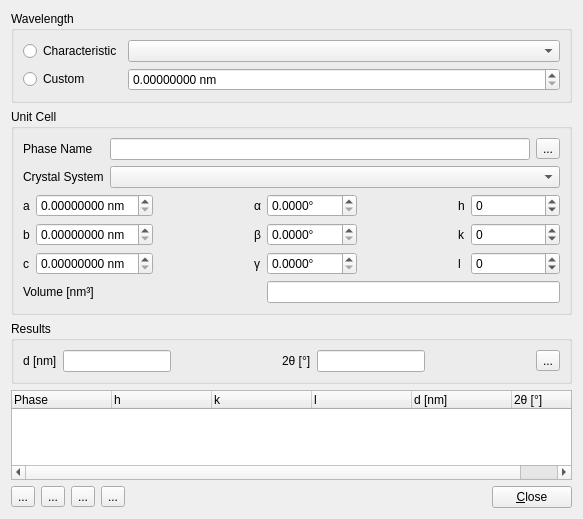
<?xml version="1.0" encoding="UTF-8"?>
<ui version="4.0">
 <class>CalcDspacingDialog</class>
 <widget class="QWidget" name="CalcDspacingDialog">
  <property name="geometry">
   <rect>
    <x>0</x>
    <y>0</y>
    <width>583</width>
    <height>519</height>
   </rect>
  </property>
  <property name="windowTitle">
   <string>Form</string>
  </property>
  <layout class="QVBoxLayout" name="verticalLayout">
   <item>
    <widget class="QGroupBox" name="groupBox_2">
     <property name="title">
      <string>Wavelength</string>
     </property>
     <layout class="QGridLayout" name="gridLayout_2">
      <item row="0" column="0">
       <widget class="QRadioButton" name="radioButtonRadiationCharacteristic">
        <property name="toolTip">
         <string>Use characteristic wavelength to calculate 2θ angle</string>
        </property>
        <property name="text">
         <string>Characteristic</string>
        </property>
       </widget>
      </item>
      <item row="0" column="1">
       <widget class="WaveLengthComboBox" name="comboBoxRadiationCharacteristic">
        <property name="sizePolicy">
         <sizepolicy hsizetype="Expanding" vsizetype="Fixed">
          <horstretch>0</horstretch>
          <verstretch>0</verstretch>
         </sizepolicy>
        </property>
        <property name="toolTip">
         <string>Characteristic wavelength to calculate 2θ angle</string>
        </property>
       </widget>
      </item>
      <item row="1" column="0">
       <widget class="QRadioButton" name="radioButtonRadiationSynchrotron">
        <property name="toolTip">
         <string>Use custom wavelength to calculate 2θ angle</string>
        </property>
        <property name="text">
         <string>Custom</string>
        </property>
       </widget>
      </item>
      <item row="1" column="1">
       <widget class="QDoubleSpinBox" name="doubleSpinBoxRadiationSynchrotron">
        <property name="sizePolicy">
         <sizepolicy hsizetype="Expanding" vsizetype="Fixed">
          <horstretch>0</horstretch>
          <verstretch>0</verstretch>
         </sizepolicy>
        </property>
        <property name="toolTip">
         <string>Custom wavelength to calculate 2θ angle</string>
        </property>
        <property name="suffix">
         <string> nm</string>
        </property>
        <property name="decimals">
         <number>8</number>
        </property>
       </widget>
      </item>
     </layout>
    </widget>
   </item>
   <item>
    <widget class="QGroupBox" name="groupBox">
     <property name="title">
      <string>Unit Cell</string>
     </property>
     <layout class="QGridLayout" name="gridLayout_3">
      <item row="0" column="0" colspan="8">
       <layout class="QGridLayout" name="gridLayout">
        <item row="0" column="0">
         <widget class="QLabel" name="label_14">
          <property name="text">
           <string>Phase Name</string>
          </property>
         </widget>
        </item>
        <item row="0" column="1">
         <widget class="QLineEdit" name="lineEditPhaseName"/>
        </item>
        <item row="0" column="2">
         <widget class="QToolButton" name="toolButtonFromProject">
          <property name="toolTip">
           <string>&lt;html&gt;&lt;head/&gt;&lt;body&gt;&lt;p&gt;Read values from currently selected phase in the open refinement project.&lt;/p&gt;&lt;/body&gt;&lt;/html&gt;</string>
          </property>
          <property name="text">
           <string>...</string>
          </property>
          <property name="icon">
           <iconset theme="profex-refresh"/>
          </property>
         </widget>
        </item>
        <item row="1" column="0">
         <widget class="QLabel" name="label">
          <property name="text">
           <string>Crystal System</string>
          </property>
         </widget>
        </item>
        <item row="1" column="1" colspan="2">
         <widget class="QComboBox" name="comboBoxCrystalSystem">
          <property name="toolTip">
           <string>Crystal system</string>
          </property>
         </widget>
        </item>
       </layout>
      </item>
      <item row="1" column="0">
       <widget class="QLabel" name="label_2">
        <property name="text">
         <string>a</string>
        </property>
       </widget>
      </item>
      <item row="1" column="1">
       <widget class="QDoubleSpinBox" name="doubleSpinBoxCellA">
        <property name="sizePolicy">
         <sizepolicy hsizetype="Expanding" vsizetype="Fixed">
          <horstretch>0</horstretch>
          <verstretch>0</verstretch>
         </sizepolicy>
        </property>
        <property name="toolTip">
         <string>Enter  the a axis length in nm</string>
        </property>
        <property name="suffix">
         <string> nm</string>
        </property>
        <property name="decimals">
         <number>8</number>
        </property>
       </widget>
      </item>
      <item row="1" column="2">
       <spacer name="horizontalSpacer_2">
        <property name="orientation">
         <enum>Qt::Horizontal</enum>
        </property>
        <property name="sizeHint" stdset="0">
         <size>
          <width>40</width>
          <height>20</height>
         </size>
        </property>
       </spacer>
      </item>
      <item row="1" column="3">
       <widget class="QLabel" name="label_5">
        <property name="text">
         <string>α</string>
        </property>
       </widget>
      </item>
      <item row="1" column="4">
       <widget class="QDoubleSpinBox" name="doubleSpinBoxCellAlpha">
        <property name="sizePolicy">
         <sizepolicy hsizetype="Expanding" vsizetype="Fixed">
          <horstretch>0</horstretch>
          <verstretch>0</verstretch>
         </sizepolicy>
        </property>
        <property name="toolTip">
         <string>Enter angle α in degrees</string>
        </property>
        <property name="suffix">
         <string>°</string>
        </property>
        <property name="decimals">
         <number>4</number>
        </property>
        <property name="maximum">
         <double>180.000000000000000</double>
        </property>
       </widget>
      </item>
      <item row="1" column="5">
       <spacer name="horizontalSpacer_3">
        <property name="orientation">
         <enum>Qt::Horizontal</enum>
        </property>
        <property name="sizeHint" stdset="0">
         <size>
          <width>40</width>
          <height>20</height>
         </size>
        </property>
       </spacer>
      </item>
      <item row="1" column="6">
       <widget class="QLabel" name="label_8">
        <property name="text">
         <string>h</string>
        </property>
       </widget>
      </item>
      <item row="1" column="7">
       <widget class="QSpinBox" name="spinBoxH">
        <property name="sizePolicy">
         <sizepolicy hsizetype="Expanding" vsizetype="Fixed">
          <horstretch>0</horstretch>
          <verstretch>0</verstretch>
         </sizepolicy>
        </property>
        <property name="toolTip">
         <string>Select h of the lattice plane (hkl), for which the spacing d is calculated</string>
        </property>
        <property name="minimum">
         <number>-99</number>
        </property>
       </widget>
      </item>
      <item row="2" column="0">
       <widget class="QLabel" name="label_3">
        <property name="text">
         <string>b</string>
        </property>
       </widget>
      </item>
      <item row="2" column="1">
       <widget class="QDoubleSpinBox" name="doubleSpinBoxCellB">
        <property name="sizePolicy">
         <sizepolicy hsizetype="Expanding" vsizetype="Fixed">
          <horstretch>0</horstretch>
          <verstretch>0</verstretch>
         </sizepolicy>
        </property>
        <property name="toolTip">
         <string>Enter the b axis length in nm</string>
        </property>
        <property name="suffix">
         <string> nm</string>
        </property>
        <property name="decimals">
         <number>8</number>
        </property>
       </widget>
      </item>
      <item row="2" column="2">
       <spacer name="horizontalSpacer_4">
        <property name="orientation">
         <enum>Qt::Horizontal</enum>
        </property>
        <property name="sizeHint" stdset="0">
         <size>
          <width>40</width>
          <height>20</height>
         </size>
        </property>
       </spacer>
      </item>
      <item row="2" column="3">
       <widget class="QLabel" name="label_6">
        <property name="text">
         <string>β</string>
        </property>
       </widget>
      </item>
      <item row="2" column="4">
       <widget class="QDoubleSpinBox" name="doubleSpinBoxCellBeta">
        <property name="sizePolicy">
         <sizepolicy hsizetype="Expanding" vsizetype="Fixed">
          <horstretch>0</horstretch>
          <verstretch>0</verstretch>
         </sizepolicy>
        </property>
        <property name="toolTip">
         <string>Enter angle β in degrees</string>
        </property>
        <property name="suffix">
         <string>°</string>
        </property>
        <property name="decimals">
         <number>4</number>
        </property>
        <property name="maximum">
         <double>180.000000000000000</double>
        </property>
       </widget>
      </item>
      <item row="2" column="5">
       <spacer name="horizontalSpacer_6">
        <property name="orientation">
         <enum>Qt::Horizontal</enum>
        </property>
        <property name="sizeHint" stdset="0">
         <size>
          <width>40</width>
          <height>20</height>
         </size>
        </property>
       </spacer>
      </item>
      <item row="2" column="6">
       <widget class="QLabel" name="label_9">
        <property name="text">
         <string>k</string>
        </property>
       </widget>
      </item>
      <item row="2" column="7">
       <widget class="QSpinBox" name="spinBoxK">
        <property name="sizePolicy">
         <sizepolicy hsizetype="Expanding" vsizetype="Fixed">
          <horstretch>0</horstretch>
          <verstretch>0</verstretch>
         </sizepolicy>
        </property>
        <property name="toolTip">
         <string>Select k of the lattice plane (hkl), for which the spacing d is calculated</string>
        </property>
        <property name="minimum">
         <number>-99</number>
        </property>
       </widget>
      </item>
      <item row="3" column="0">
       <widget class="QLabel" name="label_4">
        <property name="text">
         <string>c</string>
        </property>
       </widget>
      </item>
      <item row="3" column="1">
       <widget class="QDoubleSpinBox" name="doubleSpinBoxCellC">
        <property name="sizePolicy">
         <sizepolicy hsizetype="Expanding" vsizetype="Fixed">
          <horstretch>0</horstretch>
          <verstretch>0</verstretch>
         </sizepolicy>
        </property>
        <property name="toolTip">
         <string>Enter the c axis length in nm</string>
        </property>
        <property name="suffix">
         <string> nm</string>
        </property>
        <property name="decimals">
         <number>8</number>
        </property>
       </widget>
      </item>
      <item row="3" column="2">
       <spacer name="horizontalSpacer_5">
        <property name="orientation">
         <enum>Qt::Horizontal</enum>
        </property>
        <property name="sizeHint" stdset="0">
         <size>
          <width>40</width>
          <height>20</height>
         </size>
        </property>
       </spacer>
      </item>
      <item row="3" column="3">
       <widget class="QLabel" name="label_7">
        <property name="text">
         <string>γ</string>
        </property>
       </widget>
      </item>
      <item row="3" column="4">
       <widget class="QDoubleSpinBox" name="doubleSpinBoxCellGamma">
        <property name="sizePolicy">
         <sizepolicy hsizetype="Expanding" vsizetype="Fixed">
          <horstretch>0</horstretch>
          <verstretch>0</verstretch>
         </sizepolicy>
        </property>
        <property name="toolTip">
         <string>Enter angle γ in degrees</string>
        </property>
        <property name="suffix">
         <string>°</string>
        </property>
        <property name="decimals">
         <number>4</number>
        </property>
        <property name="maximum">
         <double>180.000000000000000</double>
        </property>
       </widget>
      </item>
      <item row="3" column="5">
       <spacer name="horizontalSpacer_7">
        <property name="orientation">
         <enum>Qt::Horizontal</enum>
        </property>
        <property name="sizeHint" stdset="0">
         <size>
          <width>40</width>
          <height>20</height>
         </size>
        </property>
       </spacer>
      </item>
      <item row="3" column="6">
       <widget class="QLabel" name="label_10">
        <property name="text">
         <string>l</string>
        </property>
       </widget>
      </item>
      <item row="3" column="7">
       <widget class="QSpinBox" name="spinBoxL">
        <property name="sizePolicy">
         <sizepolicy hsizetype="Expanding" vsizetype="Fixed">
          <horstretch>0</horstretch>
          <verstretch>0</verstretch>
         </sizepolicy>
        </property>
        <property name="toolTip">
         <string>Select l of the lattice plane (hkl), for which the spacing d is calculated</string>
        </property>
        <property name="minimum">
         <number>-99</number>
        </property>
       </widget>
      </item>
      <item row="4" column="4" colspan="4">
       <widget class="QLineEdit" name="lineEditVolume">
        <property name="readOnly">
         <bool>true</bool>
        </property>
       </widget>
      </item>
      <item row="4" column="0" colspan="4">
       <widget class="QLabel" name="label_13">
        <property name="text">
         <string>Volume [nm³]</string>
        </property>
       </widget>
      </item>
     </layout>
    </widget>
   </item>
   <item>
    <widget class="QGroupBox" name="groupBox_3">
     <property name="title">
      <string>Results</string>
     </property>
     <layout class="QHBoxLayout" name="horizontalLayout_5">
      <item>
       <widget class="QLabel" name="label_11">
        <property name="text">
         <string>d [nm]</string>
        </property>
       </widget>
      </item>
      <item>
       <widget class="QLineEdit" name="lineEditResultD">
        <property name="toolTip">
         <string>Lattice plane spacing d in nm</string>
        </property>
        <property name="readOnly">
         <bool>true</bool>
        </property>
       </widget>
      </item>
      <item>
       <spacer name="horizontalSpacer_8">
        <property name="orientation">
         <enum>Qt::Horizontal</enum>
        </property>
        <property name="sizeHint" stdset="0">
         <size>
          <width>40</width>
          <height>20</height>
         </size>
        </property>
       </spacer>
      </item>
      <item>
       <widget class="QLabel" name="label_12">
        <property name="text">
         <string>2θ [°]</string>
        </property>
       </widget>
      </item>
      <item>
       <widget class="QLineEdit" name="lineEditResult2t">
        <property name="toolTip">
         <string>Diffraction angle 2θ of the lattice plane spacing (depends on the selected wavelength)</string>
        </property>
        <property name="readOnly">
         <bool>true</bool>
        </property>
       </widget>
      </item>
      <item>
       <spacer name="horizontalSpacer_9">
        <property name="orientation">
         <enum>Qt::Horizontal</enum>
        </property>
        <property name="sizeHint" stdset="0">
         <size>
          <width>40</width>
          <height>20</height>
         </size>
        </property>
       </spacer>
      </item>
      <item>
       <widget class="QToolButton" name="toolButtonAppend">
        <property name="toolTip">
         <string>Append hkl line to list</string>
        </property>
        <property name="text">
         <string>...</string>
        </property>
        <property name="icon">
         <iconset theme="profex-add"/>
        </property>
       </widget>
      </item>
     </layout>
    </widget>
   </item>
   <item>
    <widget class="QTreeWidget" name="treeWidget">
     <column>
      <property name="text">
       <string>Phase</string>
      </property>
     </column>
     <column>
      <property name="text">
       <string>h</string>
      </property>
     </column>
     <column>
      <property name="text">
       <string>k</string>
      </property>
     </column>
     <column>
      <property name="text">
       <string>l</string>
      </property>
     </column>
     <column>
      <property name="text">
       <string>d [nm]</string>
      </property>
     </column>
     <column>
      <property name="text">
       <string>2θ [°]</string>
      </property>
     </column>
    </widget>
   </item>
   <item>
    <layout class="QHBoxLayout" name="horizontalLayout_2">
     <item>
      <widget class="QToolButton" name="toolButtonRemove">
       <property name="toolTip">
        <string>Remove selected entry</string>
       </property>
       <property name="text">
        <string>...</string>
       </property>
       <property name="icon">
        <iconset theme="profex-remove"/>
       </property>
      </widget>
     </item>
     <item>
      <widget class="QToolButton" name="toolButtonClear">
       <property name="toolTip">
        <string>Clear list</string>
       </property>
       <property name="text">
        <string>...</string>
       </property>
       <property name="icon">
        <iconset theme="profex-delete"/>
       </property>
      </widget>
     </item>
     <item>
      <widget class="QToolButton" name="toolButtonCopy">
       <property name="text">
        <string>...</string>
       </property>
       <property name="icon">
        <iconset theme="profex-document-copy"/>
       </property>
      </widget>
     </item>
     <item>
      <widget class="QToolButton" name="toolButtonSaveAs">
       <property name="toolTip">
        <string>Save list to file</string>
       </property>
       <property name="text">
        <string>...</string>
       </property>
       <property name="icon">
        <iconset theme="profex-save-as"/>
       </property>
      </widget>
     </item>
     <item>
      <spacer name="horizontalSpacer">
       <property name="orientation">
        <enum>Qt::Horizontal</enum>
       </property>
       <property name="sizeHint" stdset="0">
        <size>
         <width>40</width>
         <height>20</height>
        </size>
       </property>
      </spacer>
     </item>
     <item>
      <widget class="QPushButton" name="pushButtonClose">
       <property name="text">
        <string>&amp;Close</string>
       </property>
      </widget>
     </item>
    </layout>
   </item>
  </layout>
 </widget>
 <customwidgets>
  <customwidget>
   <class>WaveLengthComboBox</class>
   <extends>QComboBox</extends>
   <header>wavelengthcombobox.h</header>
  </customwidget>
 </customwidgets>
 <tabstops>
  <tabstop>radioButtonRadiationCharacteristic</tabstop>
  <tabstop>comboBoxRadiationCharacteristic</tabstop>
  <tabstop>radioButtonRadiationSynchrotron</tabstop>
  <tabstop>doubleSpinBoxRadiationSynchrotron</tabstop>
  <tabstop>comboBoxCrystalSystem</tabstop>
  <tabstop>doubleSpinBoxCellA</tabstop>
  <tabstop>doubleSpinBoxCellB</tabstop>
  <tabstop>doubleSpinBoxCellC</tabstop>
  <tabstop>doubleSpinBoxCellAlpha</tabstop>
  <tabstop>doubleSpinBoxCellBeta</tabstop>
  <tabstop>doubleSpinBoxCellGamma</tabstop>
  <tabstop>spinBoxH</tabstop>
  <tabstop>spinBoxK</tabstop>
  <tabstop>spinBoxL</tabstop>
  <tabstop>lineEditResultD</tabstop>
  <tabstop>lineEditResult2t</tabstop>
  <tabstop>treeWidget</tabstop>
  <tabstop>pushButtonClose</tabstop>
 </tabstops>
 <resources/>
 <connections>
  <connection>
   <sender>radioButtonRadiationCharacteristic</sender>
   <signal>toggled(bool)</signal>
   <receiver>comboBoxRadiationCharacteristic</receiver>
   <slot>setEnabled(bool)</slot>
   <hints>
    <hint type="sourcelabel">
     <x>127</x>
     <y>59</y>
    </hint>
    <hint type="destinationlabel">
     <x>422</x>
     <y>60</y>
    </hint>
   </hints>
  </connection>
  <connection>
   <sender>radioButtonRadiationSynchrotron</sender>
   <signal>toggled(bool)</signal>
   <receiver>doubleSpinBoxRadiationSynchrotron</receiver>
   <slot>setEnabled(bool)</slot>
   <hints>
    <hint type="sourcelabel">
     <x>127</x>
     <y>88</y>
    </hint>
    <hint type="destinationlabel">
     <x>561</x>
     <y>89</y>
    </hint>
   </hints>
  </connection>
  <connection>
   <sender>pushButtonClose</sender>
   <signal>clicked()</signal>
   <receiver>CalcDspacingDialog</receiver>
   <slot>close()</slot>
   <hints>
    <hint type="sourcelabel">
     <x>572</x>
     <y>508</y>
    </hint>
    <hint type="destinationlabel">
     <x>436</x>
     <y>487</y>
    </hint>
   </hints>
  </connection>
  <connection>
   <sender>comboBoxRadiationCharacteristic</sender>
   <signal>currentIndexChanged(int)</signal>
   <receiver>CalcDspacingDialog</receiver>
   <slot>updateData()</slot>
   <hints>
    <hint type="sourcelabel">
     <x>288</x>
     <y>49</y>
    </hint>
    <hint type="destinationlabel">
     <x>579</x>
     <y>51</y>
    </hint>
   </hints>
  </connection>
  <connection>
   <sender>doubleSpinBoxRadiationSynchrotron</sender>
   <signal>valueChanged(double)</signal>
   <receiver>CalcDspacingDialog</receiver>
   <slot>updateData()</slot>
   <hints>
    <hint type="sourcelabel">
     <x>561</x>
     <y>89</y>
    </hint>
    <hint type="destinationlabel">
     <x>581</x>
     <y>82</y>
    </hint>
   </hints>
  </connection>
  <connection>
   <sender>doubleSpinBoxCellA</sender>
   <signal>valueChanged(double)</signal>
   <receiver>CalcDspacingDialog</receiver>
   <slot>updateData()</slot>
   <hints>
    <hint type="sourcelabel">
     <x>159</x>
     <y>188</y>
    </hint>
    <hint type="destinationlabel">
     <x>3</x>
     <y>138</y>
    </hint>
   </hints>
  </connection>
  <connection>
   <sender>doubleSpinBoxCellB</sender>
   <signal>valueChanged(double)</signal>
   <receiver>CalcDspacingDialog</receiver>
   <slot>updateData()</slot>
   <hints>
    <hint type="sourcelabel">
     <x>159</x>
     <y>217</y>
    </hint>
    <hint type="destinationlabel">
     <x>2</x>
     <y>116</y>
    </hint>
   </hints>
  </connection>
  <connection>
   <sender>doubleSpinBoxCellC</sender>
   <signal>valueChanged(double)</signal>
   <receiver>CalcDspacingDialog</receiver>
   <slot>updateData()</slot>
   <hints>
    <hint type="sourcelabel">
     <x>159</x>
     <y>246</y>
    </hint>
    <hint type="destinationlabel">
     <x>583</x>
     <y>138</y>
    </hint>
   </hints>
  </connection>
  <connection>
   <sender>doubleSpinBoxCellAlpha</sender>
   <signal>valueChanged(double)</signal>
   <receiver>CalcDspacingDialog</receiver>
   <slot>updateData()</slot>
   <hints>
    <hint type="sourcelabel">
     <x>359</x>
     <y>188</y>
    </hint>
    <hint type="destinationlabel">
     <x>3</x>
     <y>177</y>
    </hint>
   </hints>
  </connection>
  <connection>
   <sender>doubleSpinBoxCellBeta</sender>
   <signal>valueChanged(double)</signal>
   <receiver>CalcDspacingDialog</receiver>
   <slot>updateData()</slot>
   <hints>
    <hint type="sourcelabel">
     <x>359</x>
     <y>217</y>
    </hint>
    <hint type="destinationlabel">
     <x>3</x>
     <y>219</y>
    </hint>
   </hints>
  </connection>
  <connection>
   <sender>doubleSpinBoxCellGamma</sender>
   <signal>valueChanged(double)</signal>
   <receiver>CalcDspacingDialog</receiver>
   <slot>updateData()</slot>
   <hints>
    <hint type="sourcelabel">
     <x>359</x>
     <y>246</y>
    </hint>
    <hint type="destinationlabel">
     <x>583</x>
     <y>180</y>
    </hint>
   </hints>
  </connection>
  <connection>
   <sender>spinBoxH</sender>
   <signal>valueChanged(int)</signal>
   <receiver>CalcDspacingDialog</receiver>
   <slot>updateData()</slot>
   <hints>
    <hint type="sourcelabel">
     <x>520</x>
     <y>188</y>
    </hint>
    <hint type="destinationlabel">
     <x>4</x>
     <y>261</y>
    </hint>
   </hints>
  </connection>
  <connection>
   <sender>spinBoxK</sender>
   <signal>valueChanged(int)</signal>
   <receiver>CalcDspacingDialog</receiver>
   <slot>updateData()</slot>
   <hints>
    <hint type="sourcelabel">
     <x>520</x>
     <y>217</y>
    </hint>
    <hint type="destinationlabel">
     <x>582</x>
     <y>229</y>
    </hint>
   </hints>
  </connection>
  <connection>
   <sender>spinBoxL</sender>
   <signal>valueChanged(int)</signal>
   <receiver>CalcDspacingDialog</receiver>
   <slot>updateData()</slot>
   <hints>
    <hint type="sourcelabel">
     <x>520</x>
     <y>246</y>
    </hint>
    <hint type="destinationlabel">
     <x>580</x>
     <y>218</y>
    </hint>
   </hints>
  </connection>
  <connection>
   <sender>comboBoxCrystalSystem</sender>
   <signal>currentIndexChanged(int)</signal>
   <receiver>CalcDspacingDialog</receiver>
   <slot>updateCrystalSystem()</slot>
   <hints>
    <hint type="sourcelabel">
     <x>244</x>
     <y>159</y>
    </hint>
    <hint type="destinationlabel">
     <x>579</x>
     <y>25</y>
    </hint>
   </hints>
  </connection>
  <connection>
   <sender>radioButtonRadiationCharacteristic</sender>
   <signal>toggled(bool)</signal>
   <receiver>CalcDspacingDialog</receiver>
   <slot>updateData()</slot>
   <hints>
    <hint type="sourcelabel">
     <x>41</x>
     <y>59</y>
    </hint>
    <hint type="destinationlabel">
     <x>1</x>
     <y>53</y>
    </hint>
   </hints>
  </connection>
  <connection>
   <sender>toolButtonAppend</sender>
   <signal>clicked()</signal>
   <receiver>CalcDspacingDialog</receiver>
   <slot>appendLine()</slot>
   <hints>
    <hint type="sourcelabel">
     <x>548</x>
     <y>301</y>
    </hint>
    <hint type="destinationlabel">
     <x>580</x>
     <y>299</y>
    </hint>
   </hints>
  </connection>
  <connection>
   <sender>toolButtonRemove</sender>
   <signal>clicked()</signal>
   <receiver>CalcDspacingDialog</receiver>
   <slot>removeLine()</slot>
   <hints>
    <hint type="sourcelabel">
     <x>20</x>
     <y>498</y>
    </hint>
    <hint type="destinationlabel">
     <x>21</x>
     <y>516</y>
    </hint>
   </hints>
  </connection>
  <connection>
   <sender>toolButtonClear</sender>
   <signal>clicked()</signal>
   <receiver>CalcDspacingDialog</receiver>
   <slot>clearList()</slot>
   <hints>
    <hint type="sourcelabel">
     <x>57</x>
     <y>497</y>
    </hint>
    <hint type="destinationlabel">
     <x>117</x>
     <y>513</y>
    </hint>
   </hints>
  </connection>
  <connection>
   <sender>toolButtonSaveAs</sender>
   <signal>clicked()</signal>
   <receiver>CalcDspacingDialog</receiver>
   <slot>saveAs()</slot>
   <hints>
    <hint type="sourcelabel">
     <x>123</x>
     <y>507</y>
    </hint>
    <hint type="destinationlabel">
     <x>238</x>
     <y>516</y>
    </hint>
   </hints>
  </connection>
  <connection>
   <sender>toolButtonCopy</sender>
   <signal>clicked()</signal>
   <receiver>CalcDspacingDialog</receiver>
   <slot>copyData()</slot>
   <hints>
    <hint type="sourcelabel">
     <x>84</x>
     <y>494</y>
    </hint>
    <hint type="destinationlabel">
     <x>223</x>
     <y>511</y>
    </hint>
   </hints>
  </connection>
  <connection>
   <sender>toolButtonFromProject</sender>
   <signal>clicked()</signal>
   <receiver>CalcDspacingDialog</receiver>
   <slot>readFromProject()</slot>
   <hints>
    <hint type="sourcelabel">
     <x>260</x>
     <y>151</y>
    </hint>
    <hint type="destinationlabel">
     <x>582</x>
     <y>117</y>
    </hint>
   </hints>
  </connection>
 </connections>
 <slots>
  <slot>updateData()</slot>
  <slot>appendLine()</slot>
  <slot>updateCrystalSystem()</slot>
  <slot>removeLine()</slot>
  <slot>clearList()</slot>
  <slot>saveAs()</slot>
  <slot>copyData()</slot>
  <slot>readFromProject()</slot>
 </slots>
</ui>
